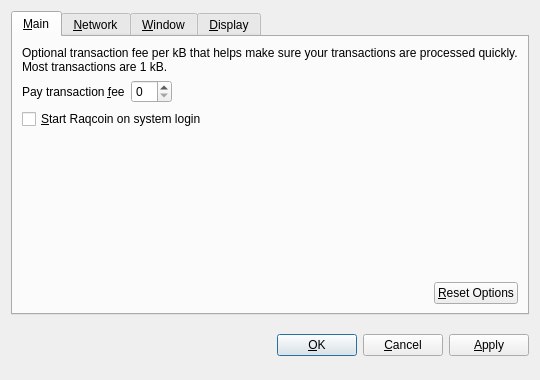
<?xml version="1.0" encoding="UTF-8"?>
<ui version="4.0">
 <class>OptionsDialog</class>
 <widget class="QDialog" name="OptionsDialog">
  <property name="geometry">
   <rect>
    <x>0</x>
    <y>0</y>
    <width>540</width>
    <height>380</height>
   </rect>
  </property>
  <property name="windowTitle">
   <string>Options</string>
  </property>
  <property name="modal">
   <bool>true</bool>
  </property>
  <layout class="QVBoxLayout" name="verticalLayout">
   <item>
    <widget class="QTabWidget" name="tabWidget">
     <property name="tabPosition">
      <enum>QTabWidget::North</enum>
     </property>
     <property name="currentIndex">
      <number>0</number>
     </property>
     <widget class="QWidget" name="tabMain">
      <attribute name="title">
       <string>&amp;Main</string>
      </attribute>
      <layout class="QVBoxLayout" name="verticalLayout_Main">
       <item>
        <widget class="QLabel" name="transactionFeeInfoLabel">
         <property name="text">
          <string>Optional transaction fee per kB that helps make sure your transactions are processed quickly. Most transactions are 1 kB.</string>
         </property>
         <property name="textFormat">
          <enum>Qt::PlainText</enum>
         </property>
         <property name="wordWrap">
          <bool>true</bool>
         </property>
        </widget>
       </item>
       <item>
        <layout class="QHBoxLayout" name="horizontalLayout_1_Main">
         <item>
          <widget class="QLabel" name="transactionFeeLabel">
           <property name="text">
            <string>Pay transaction &amp;fee</string>
           </property>
           <property name="textFormat">
            <enum>Qt::PlainText</enum>
           </property>
           <property name="buddy">
            <cstring>transactionFee</cstring>
           </property>
          </widget>
         </item>
         <item>
          <widget class="RaqcoinAmountField" name="transactionFee"/>
         </item>
         <item>
          <spacer name="horizontalSpacer_1_Main">
           <property name="orientation">
            <enum>Qt::Horizontal</enum>
           </property>
           <property name="sizeHint" stdset="0">
            <size>
             <width>40</width>
             <height>20</height>
            </size>
           </property>
          </spacer>
         </item>
        </layout>
       </item>
       <item>
        <widget class="QCheckBox" name="raqcoinAtStartup">
         <property name="toolTip">
          <string>Automatically start Raqcoin after logging in to the system.</string>
         </property>
         <property name="text">
          <string>&amp;Start Raqcoin on system login</string>
         </property>
        </widget>
       </item>
       <item>
        <spacer name="verticalSpacer_Main">
         <property name="orientation">
          <enum>Qt::Vertical</enum>
         </property>
         <property name="sizeHint" stdset="0">
          <size>
           <width>20</width>
           <height>40</height>
          </size>
         </property>
        </spacer>
       </item>
       <item>
        <layout class="QHBoxLayout" name="horizontalLayout_2_Main">
         <item>
          <spacer name="horizontalSpacer_2_Main">
           <property name="orientation">
            <enum>Qt::Horizontal</enum>
           </property>
           <property name="sizeHint" stdset="0">
            <size>
             <width>40</width>
             <height>20</height>
            </size>
           </property>
          </spacer>
         </item>
         <item>
          <widget class="QPushButton" name="resetButton">
           <property name="toolTip">
            <string>Reset all client options to default.</string>
           </property>
           <property name="text">
            <string>&amp;Reset Options</string>
           </property>
           <property name="autoDefault">
            <bool>false</bool>
           </property>
          </widget>
         </item>
        </layout>
       </item>
      </layout>
     </widget>
     <widget class="QWidget" name="tabNetwork">
      <attribute name="title">
       <string>&amp;Network</string>
      </attribute>
      <layout class="QVBoxLayout" name="verticalLayout_Network">
       <item>
        <widget class="QCheckBox" name="mapPortUpnp">
         <property name="toolTip">
          <string>Automatically open the Raqcoin client port on the router. This only works when your router supports UPnP and it is enabled.</string>
         </property>
         <property name="text">
          <string>Map port using &amp;UPnP</string>
         </property>
        </widget>
       </item>
       <item>
        <widget class="QCheckBox" name="connectSocks">
         <property name="toolTip">
          <string>Connect to the Raqcoin network through a SOCKS proxy (e.g. when connecting through Tor).</string>
         </property>
         <property name="text">
          <string>&amp;Connect through SOCKS proxy:</string>
         </property>
        </widget>
       </item>
       <item>
        <layout class="QHBoxLayout" name="horizontalLayout_Network">
         <item>
          <widget class="QLabel" name="proxyIpLabel">
           <property name="text">
            <string>Proxy &amp;IP:</string>
           </property>
           <property name="textFormat">
            <enum>Qt::PlainText</enum>
           </property>
           <property name="buddy">
            <cstring>proxyIp</cstring>
           </property>
          </widget>
         </item>
         <item>
          <widget class="QValidatedLineEdit" name="proxyIp">
           <property name="maximumSize">
            <size>
             <width>140</width>
             <height>16777215</height>
            </size>
           </property>
           <property name="toolTip">
            <string>IP address of the proxy (e.g. 127.0.0.1)</string>
           </property>
          </widget>
         </item>
         <item>
          <widget class="QLabel" name="proxyPortLabel">
           <property name="text">
            <string>&amp;Port:</string>
           </property>
           <property name="textFormat">
            <enum>Qt::PlainText</enum>
           </property>
           <property name="buddy">
            <cstring>proxyPort</cstring>
           </property>
          </widget>
         </item>
         <item>
          <widget class="QLineEdit" name="proxyPort">
           <property name="maximumSize">
            <size>
             <width>55</width>
             <height>16777215</height>
            </size>
           </property>
           <property name="toolTip">
            <string>Port of the proxy (e.g. 9050)</string>
           </property>
          </widget>
         </item>
         <item>
          <widget class="QLabel" name="socksVersionLabel">
           <property name="text">
            <string>SOCKS &amp;Version:</string>
           </property>
           <property name="textFormat">
            <enum>Qt::PlainText</enum>
           </property>
           <property name="buddy">
            <cstring>socksVersion</cstring>
           </property>
          </widget>
         </item>
         <item>
          <widget class="QValueComboBox" name="socksVersion">
           <property name="toolTip">
            <string>SOCKS version of the proxy (e.g. 5)</string>
           </property>
          </widget>
         </item>
         <item>
          <spacer name="horizontalSpacer_Network">
           <property name="orientation">
            <enum>Qt::Horizontal</enum>
           </property>
           <property name="sizeHint" stdset="0">
            <size>
             <width>40</width>
             <height>20</height>
            </size>
           </property>
          </spacer>
         </item>
        </layout>
       </item>
       <item>
        <spacer name="verticalSpacer_Network">
         <property name="orientation">
          <enum>Qt::Vertical</enum>
         </property>
         <property name="sizeHint" stdset="0">
          <size>
           <width>20</width>
           <height>40</height>
          </size>
         </property>
        </spacer>
       </item>
      </layout>
     </widget>
     <widget class="QWidget" name="tabWindow">
      <attribute name="title">
       <string>&amp;Window</string>
      </attribute>
      <layout class="QVBoxLayout" name="verticalLayout_Window">
       <item>
        <widget class="QCheckBox" name="minimizeToTray">
         <property name="toolTip">
          <string>Show only a tray icon after minimizing the window.</string>
         </property>
         <property name="text">
          <string>&amp;Minimize to the tray instead of the taskbar</string>
         </property>
        </widget>
       </item>
       <item>
        <widget class="QCheckBox" name="minimizeOnClose">
         <property name="toolTip">
          <string>Minimize instead of exit the application when the window is closed. When this option is enabled, the application will be closed only after selecting Quit in the menu.</string>
         </property>
         <property name="text">
          <string>M&amp;inimize on close</string>
         </property>
        </widget>
       </item>
       <item>
        <spacer name="verticalSpacer_Window">
         <property name="orientation">
          <enum>Qt::Vertical</enum>
         </property>
         <property name="sizeHint" stdset="0">
          <size>
           <width>20</width>
           <height>40</height>
          </size>
         </property>
        </spacer>
       </item>
      </layout>
     </widget>
     <widget class="QWidget" name="tabDisplay">
      <attribute name="title">
       <string>&amp;Display</string>
      </attribute>
      <layout class="QVBoxLayout" name="verticalLayout_Display">
       <item>
        <layout class="QHBoxLayout" name="horizontalLayout_1_Display">
         <item>
          <widget class="QLabel" name="langLabel">
           <property name="text">
            <string>User Interface &amp;language:</string>
           </property>
           <property name="textFormat">
            <enum>Qt::PlainText</enum>
           </property>
           <property name="buddy">
            <cstring>lang</cstring>
           </property>
          </widget>
         </item>
         <item>
          <widget class="QValueComboBox" name="lang">
           <property name="toolTip">
            <string>The user interface language can be set here. This setting will take effect after restarting Raqcoin.</string>
           </property>
          </widget>
         </item>
        </layout>
       </item>
       <item>
        <layout class="QHBoxLayout" name="horizontalLayout_2_Display">
         <item>
          <widget class="QLabel" name="unitLabel">
           <property name="text">
            <string>&amp;Unit to show amounts in:</string>
           </property>
           <property name="textFormat">
            <enum>Qt::PlainText</enum>
           </property>
           <property name="buddy">
            <cstring>unit</cstring>
           </property>
          </widget>
         </item>
         <item>
          <widget class="QValueComboBox" name="unit">
           <property name="toolTip">
            <string>Choose the default subdivision unit to show in the interface and when sending coins.</string>
           </property>
          </widget>
         </item>
        </layout>
       </item>
       <item>
        <widget class="QCheckBox" name="displayAddresses">
         <property name="toolTip">
          <string>Whether to show Raqcoin addresses in the transaction list or not.</string>
         </property>
         <property name="text">
          <string>&amp;Display addresses in transaction list</string>
         </property>
        </widget>
       </item>
       <item>
        <spacer name="verticalSpacer_Display">
         <property name="orientation">
          <enum>Qt::Vertical</enum>
         </property>
         <property name="sizeHint" stdset="0">
          <size>
           <width>20</width>
           <height>40</height>
          </size>
         </property>
        </spacer>
       </item>
      </layout>
     </widget>
    </widget>
   </item>
   <item>
    <layout class="QHBoxLayout" name="horizontalLayout_Buttons">
     <item>
      <spacer name="horizontalSpacer_1">
       <property name="orientation">
        <enum>Qt::Horizontal</enum>
       </property>
       <property name="sizeHint" stdset="0">
        <size>
         <width>40</width>
         <height>48</height>
        </size>
       </property>
      </spacer>
     </item>
     <item>
      <widget class="QLabel" name="statusLabel">
       <property name="font">
        <font>
         <weight>75</weight>
         <bold>true</bold>
        </font>
       </property>
       <property name="text">
        <string/>
       </property>
       <property name="textFormat">
        <enum>Qt::PlainText</enum>
       </property>
       <property name="wordWrap">
        <bool>true</bool>
       </property>
      </widget>
     </item>
     <item>
      <spacer name="horizontalSpacer_2">
       <property name="orientation">
        <enum>Qt::Horizontal</enum>
       </property>
       <property name="sizeHint" stdset="0">
        <size>
         <width>40</width>
         <height>48</height>
        </size>
       </property>
      </spacer>
     </item>
     <item>
      <widget class="QPushButton" name="okButton">
       <property name="text">
        <string>&amp;OK</string>
       </property>
      </widget>
     </item>
     <item>
      <widget class="QPushButton" name="cancelButton">
       <property name="text">
        <string>&amp;Cancel</string>
       </property>
       <property name="autoDefault">
        <bool>false</bool>
       </property>
      </widget>
     </item>
     <item>
      <widget class="QPushButton" name="applyButton">
       <property name="text">
        <string>&amp;Apply</string>
       </property>
       <property name="autoDefault">
        <bool>false</bool>
       </property>
      </widget>
     </item>
    </layout>
   </item>
  </layout>
 </widget>
 <customwidgets>
  <customwidget>
   <class>RaqcoinAmountField</class>
   <extends>QSpinBox</extends>
   <header>raqcoinamountfield.h</header>
  </customwidget>
  <customwidget>
   <class>QValueComboBox</class>
   <extends>QComboBox</extends>
   <header>qvaluecombobox.h</header>
  </customwidget>
  <customwidget>
   <class>QValidatedLineEdit</class>
   <extends>QLineEdit</extends>
   <header>qvalidatedlineedit.h</header>
  </customwidget>
 </customwidgets>
 <resources/>
 <connections/>
</ui>
